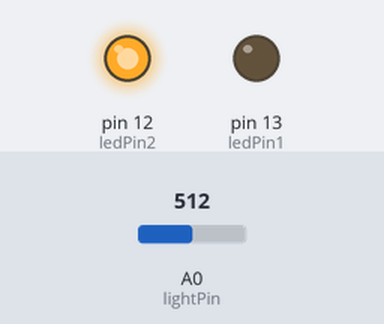
The sketch below on a simulated Arduino Uno, built with avr-gcc and run on an emulated ATmega328P. Shown: output pins drawn as LEDs (lit = HIGH). The test bench sets the inputs (shaded band); at power-on: A0 (lightPin) = 512.

Above: at 1.2 s.
1.3 s: A0 (lightPin) set to 681
2.8 s: A0 (lightPin) set to 709
At 3.7 s:
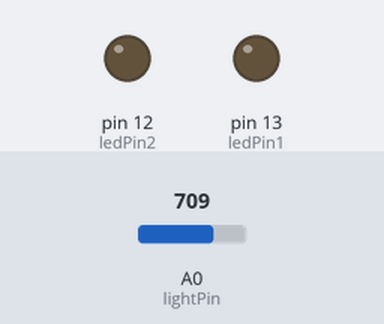
4.3 s: A0 (lightPin) set to 290
At 4.9 s:
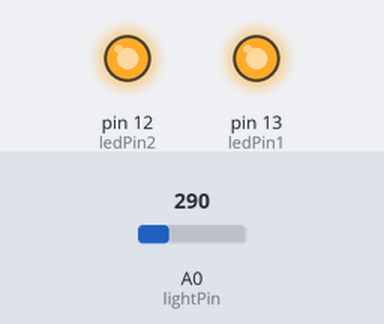
5.8 s: A0 (lightPin) set to 313
At 6.1 s:
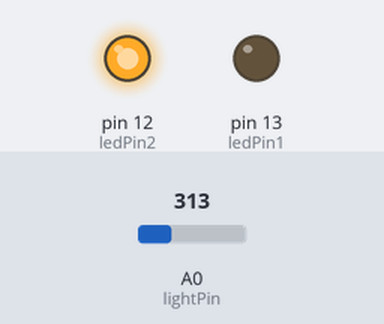
7.3 s: A0 (lightPin) set to 122
At 8.5 s:
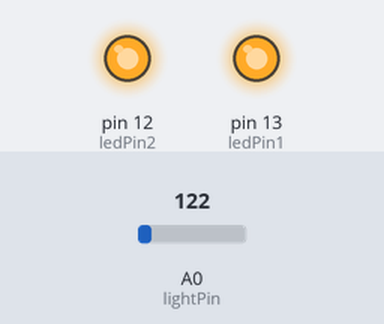
Timing chart, 0 to 9.8 s (numbered marks = the images above; inputs shaded):
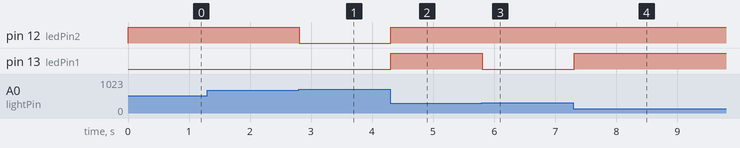

Measured:
- the behaviour switches between 699 and 700 on A0 (lightPin) (found by bisection; images 0 and 1)
- the behaviour switches between 299 and 300 on A0 (lightPin) (found by bisection; images 2 and 3)
- after the input at 2.8 s, pin 12 (ledPin2): HIGH → LOW at once
- after the input at 4.3 s, pin 12 (ledPin2), pin 13 (ledPin1): LOW → HIGH at once
- after the input at 5.8 s, pin 13 (ledPin1): HIGH → LOW at once
- after the input at 7.3 s, pin 13 (ledPin1): LOW → HIGH at once

The sketch:

arduino_22_domingo_circulo_k.ino
```cpp
int lightPin = 0;

int ledPin1 = 13;
int ledPin2 = 12;
int ledPin3 = 12;


void setup() {
  // put your setup code here, to run once:
  pinMode(ledPin1, OUTPUT);
  pinMode(ledPin2, OUTPUT);
  pinMode(ledPin3, OUTPUT);
}

void loop() {
  // put your main code here, to run repeatedly:
  int lectura = analogRead(lightPin);

  if(lectura < 300)
  {
    digitalWrite(ledPin1, HIGH);
    digitalWrite(ledPin2, HIGH);
    digitalWrite(ledPin3, HIGH);
  }
  else if(lectura >= 300 && lectura < 500)
  {
    digitalWrite(ledPin1, LOW);
    digitalWrite(ledPin2, HIGH);
    digitalWrite(ledPin3, HIGH);

  }
   else if(lectura >= 500 && lectura < 700)
  {
    digitalWrite(ledPin1, LOW);
    digitalWrite(ledPin2, LOW);
    digitalWrite(ledPin3, HIGH);
  }

  else if(lectura >=700)
  {
    digitalWrite(ledPin1, LOW);
    digitalWrite(ledPin2, LOW);
    digitalWrite(ledPin3, LOW);
  }

  delay(100);
}
```
